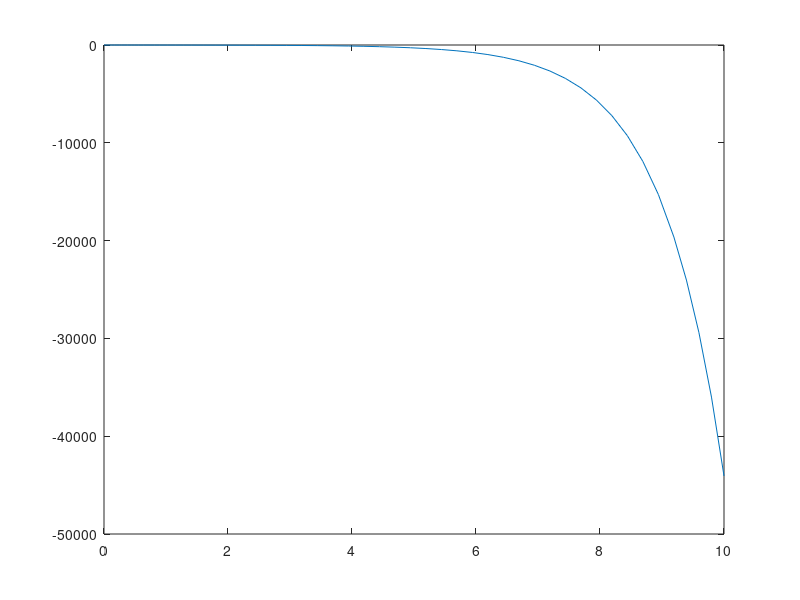

MATLAB code to generate this figure:
%% q_001 
close all;
DE = @(t, y) 8-2*y;
tspan = [0, 10];
y0 = 12;
[t, y] = ode45(DE, tspan, y0);
plot(t, y);

%% 
close all;
DE = @(t, y) y-4;
tspan = [0, 10];
y0 = 5;
[t, y] = ode45(DE, tspan, y0);
plot(t, y);

%% 
close all;
DE = @(t, y) -y.^2;
tspan = [0, 10];
y0 = 8;
[t, y] = ode45(DE, tspan, y0);
plot(t, y);

%% 
close all;
DE = @(t, y) y+1;
tspan = [0, 10];
y0 = -3;
[t, y] = ode45(DE, tspan, y0);
plot(t, y);